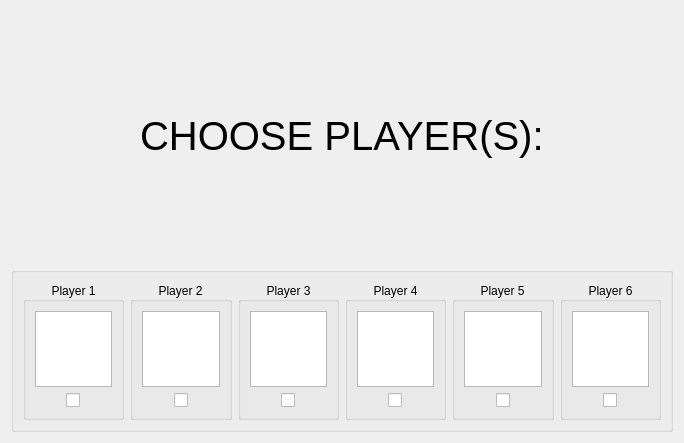
<?xml version="1.0" encoding="UTF-8"?>
<ui version="4.0">
 <class>PlayerSelectionWindow</class>
 <widget class="QDialog" name="PlayerSelectionWindow">
  <property name="geometry">
   <rect>
    <x>0</x>
    <y>0</y>
    <width>684</width>
    <height>443</height>
   </rect>
  </property>
  <property name="palette">
   <palette>
    <active>
     <colorrole role="Button">
      <brush brushstyle="SolidPattern">
       <color alpha="255">
        <red>232</red>
        <green>232</green>
        <blue>232</blue>
       </color>
      </brush>
     </colorrole>
     <colorrole role="Dark">
      <brush brushstyle="SolidPattern">
       <color alpha="255">
        <red>103</red>
        <green>103</green>
        <blue>103</blue>
       </color>
      </brush>
     </colorrole>
     <colorrole role="Mid">
      <brush brushstyle="SolidPattern">
       <color alpha="255">
        <red>0</red>
        <green>0</green>
        <blue>0</blue>
       </color>
      </brush>
     </colorrole>
     <colorrole role="Shadow">
      <brush brushstyle="SolidPattern">
       <color alpha="255">
        <red>86</red>
        <green>86</green>
        <blue>86</blue>
       </color>
      </brush>
     </colorrole>
     <colorrole role="AlternateBase">
      <brush brushstyle="SolidPattern">
       <color alpha="255">
        <red>216</red>
        <green>214</green>
        <blue>210</blue>
       </color>
      </brush>
     </colorrole>
    </active>
    <inactive>
     <colorrole role="Button">
      <brush brushstyle="SolidPattern">
       <color alpha="255">
        <red>240</red>
        <green>240</green>
        <blue>240</blue>
       </color>
      </brush>
     </colorrole>
     <colorrole role="Dark">
      <brush brushstyle="SolidPattern">
       <color alpha="255">
        <red>160</red>
        <green>160</green>
        <blue>160</blue>
       </color>
      </brush>
     </colorrole>
     <colorrole role="Mid">
      <brush brushstyle="SolidPattern">
       <color alpha="255">
        <red>160</red>
        <green>160</green>
        <blue>160</blue>
       </color>
      </brush>
     </colorrole>
     <colorrole role="Shadow">
      <brush brushstyle="SolidPattern">
       <color alpha="255">
        <red>105</red>
        <green>105</green>
        <blue>105</blue>
       </color>
      </brush>
     </colorrole>
     <colorrole role="AlternateBase">
      <brush brushstyle="SolidPattern">
       <color alpha="255">
        <red>233</red>
        <green>231</green>
        <blue>227</blue>
       </color>
      </brush>
     </colorrole>
    </inactive>
    <disabled>
     <colorrole role="Button">
      <brush brushstyle="SolidPattern">
       <color alpha="255">
        <red>232</red>
        <green>232</green>
        <blue>232</blue>
       </color>
      </brush>
     </colorrole>
     <colorrole role="Dark">
      <brush brushstyle="SolidPattern">
       <color alpha="255">
        <red>103</red>
        <green>103</green>
        <blue>103</blue>
       </color>
      </brush>
     </colorrole>
     <colorrole role="Mid">
      <brush brushstyle="SolidPattern">
       <color alpha="255">
        <red>0</red>
        <green>0</green>
        <blue>0</blue>
       </color>
      </brush>
     </colorrole>
     <colorrole role="Shadow">
      <brush brushstyle="SolidPattern">
       <color alpha="255">
        <red>0</red>
        <green>0</green>
        <blue>0</blue>
       </color>
      </brush>
     </colorrole>
     <colorrole role="AlternateBase">
      <brush brushstyle="SolidPattern">
       <color alpha="255">
        <red>247</red>
        <green>247</green>
        <blue>247</blue>
       </color>
      </brush>
     </colorrole>
    </disabled>
   </palette>
  </property>
  <property name="windowTitle">
   <string>Dialog</string>
  </property>
  <layout class="QGridLayout" name="gridLayout">
   <item row="0" column="0" alignment="Qt::AlignHCenter">
    <widget class="QLabel" name="label">
     <property name="minimumSize">
      <size>
       <width>0</width>
       <height>250</height>
      </size>
     </property>
     <property name="font">
      <font>
       <pointsize>30</pointsize>
      </font>
     </property>
     <property name="text">
      <string>CHOOSE PLAYER(S):</string>
     </property>
    </widget>
   </item>
   <item row="1" column="0">
    <widget class="QGroupBox" name="groupBox">
     <property name="title">
      <string/>
     </property>
     <layout class="QHBoxLayout" name="horizontalLayout">
      <item alignment="Qt::AlignHCenter|Qt::AlignVCenter">
       <widget class="QGroupBox" name="player1Box">
        <property name="title">
         <string>Player 1</string>
        </property>
        <property name="alignment">
         <set>Qt::AlignCenter</set>
        </property>
        <layout class="QVBoxLayout" name="verticalLayout_2">
         <item>
          <widget class="QGraphicsView" name="Player1_view">
           <property name="sizePolicy">
            <sizepolicy hsizetype="Minimum" vsizetype="Minimum">
             <horstretch>0</horstretch>
             <verstretch>0</verstretch>
            </sizepolicy>
           </property>
           <property name="minimumSize">
            <size>
             <width>50</width>
             <height>50</height>
            </size>
           </property>
           <property name="palette">
            <palette>
             <active>
              <colorrole role="Mid">
               <brush brushstyle="SolidPattern">
                <color alpha="255">
                 <red>255</red>
                 <green>255</green>
                 <blue>255</blue>
                </color>
               </brush>
              </colorrole>
             </active>
             <inactive>
              <colorrole role="Mid">
               <brush brushstyle="SolidPattern">
                <color alpha="255">
                 <red>160</red>
                 <green>160</green>
                 <blue>160</blue>
                </color>
               </brush>
              </colorrole>
             </inactive>
             <disabled>
              <colorrole role="Mid">
               <brush brushstyle="SolidPattern">
                <color alpha="255">
                 <red>255</red>
                 <green>255</green>
                 <blue>255</blue>
                </color>
               </brush>
              </colorrole>
             </disabled>
            </palette>
           </property>
           <property name="verticalScrollBarPolicy">
            <enum>Qt::ScrollBarAlwaysOff</enum>
           </property>
           <property name="horizontalScrollBarPolicy">
            <enum>Qt::ScrollBarAlwaysOff</enum>
           </property>
          </widget>
         </item>
         <item alignment="Qt::AlignHCenter">
          <widget class="QCheckBox" name="Player1_button">
           <property name="text">
            <string/>
           </property>
          </widget>
         </item>
        </layout>
       </widget>
      </item>
      <item alignment="Qt::AlignHCenter|Qt::AlignVCenter">
       <widget class="QGroupBox" name="player2Box">
        <property name="title">
         <string>Player 2</string>
        </property>
        <property name="alignment">
         <set>Qt::AlignCenter</set>
        </property>
        <layout class="QVBoxLayout" name="verticalLayout_3">
         <item>
          <widget class="QGraphicsView" name="Player2_view">
           <property name="sizePolicy">
            <sizepolicy hsizetype="Minimum" vsizetype="Minimum">
             <horstretch>0</horstretch>
             <verstretch>0</verstretch>
            </sizepolicy>
           </property>
           <property name="minimumSize">
            <size>
             <width>50</width>
             <height>50</height>
            </size>
           </property>
           <property name="palette">
            <palette>
             <active>
              <colorrole role="Mid">
               <brush brushstyle="SolidPattern">
                <color alpha="255">
                 <red>255</red>
                 <green>255</green>
                 <blue>255</blue>
                </color>
               </brush>
              </colorrole>
             </active>
             <inactive>
              <colorrole role="Mid">
               <brush brushstyle="SolidPattern">
                <color alpha="255">
                 <red>160</red>
                 <green>160</green>
                 <blue>160</blue>
                </color>
               </brush>
              </colorrole>
             </inactive>
             <disabled>
              <colorrole role="Mid">
               <brush brushstyle="SolidPattern">
                <color alpha="255">
                 <red>255</red>
                 <green>255</green>
                 <blue>255</blue>
                </color>
               </brush>
              </colorrole>
             </disabled>
            </palette>
           </property>
           <property name="verticalScrollBarPolicy">
            <enum>Qt::ScrollBarAlwaysOff</enum>
           </property>
           <property name="horizontalScrollBarPolicy">
            <enum>Qt::ScrollBarAlwaysOff</enum>
           </property>
          </widget>
         </item>
         <item alignment="Qt::AlignHCenter">
          <widget class="QCheckBox" name="Player2_button">
           <property name="text">
            <string/>
           </property>
          </widget>
         </item>
        </layout>
       </widget>
      </item>
      <item alignment="Qt::AlignHCenter|Qt::AlignVCenter">
       <widget class="QGroupBox" name="player3Box">
        <property name="title">
         <string>Player 3</string>
        </property>
        <property name="alignment">
         <set>Qt::AlignCenter</set>
        </property>
        <layout class="QVBoxLayout" name="verticalLayout_4">
         <item>
          <widget class="QGraphicsView" name="Player3_view">
           <property name="palette">
            <palette>
             <active>
              <colorrole role="Mid">
               <brush brushstyle="SolidPattern">
                <color alpha="255">
                 <red>255</red>
                 <green>255</green>
                 <blue>255</blue>
                </color>
               </brush>
              </colorrole>
             </active>
             <inactive>
              <colorrole role="Mid">
               <brush brushstyle="SolidPattern">
                <color alpha="255">
                 <red>160</red>
                 <green>160</green>
                 <blue>160</blue>
                </color>
               </brush>
              </colorrole>
             </inactive>
             <disabled>
              <colorrole role="Mid">
               <brush brushstyle="SolidPattern">
                <color alpha="255">
                 <red>255</red>
                 <green>255</green>
                 <blue>255</blue>
                </color>
               </brush>
              </colorrole>
             </disabled>
            </palette>
           </property>
           <property name="verticalScrollBarPolicy">
            <enum>Qt::ScrollBarAlwaysOff</enum>
           </property>
           <property name="horizontalScrollBarPolicy">
            <enum>Qt::ScrollBarAlwaysOff</enum>
           </property>
          </widget>
         </item>
         <item alignment="Qt::AlignHCenter">
          <widget class="QCheckBox" name="Player3_button">
           <property name="text">
            <string/>
           </property>
          </widget>
         </item>
        </layout>
       </widget>
      </item>
      <item alignment="Qt::AlignHCenter|Qt::AlignVCenter">
       <widget class="QGroupBox" name="player4Box">
        <property name="title">
         <string>Player 4</string>
        </property>
        <property name="alignment">
         <set>Qt::AlignCenter</set>
        </property>
        <layout class="QVBoxLayout" name="verticalLayout_5">
         <item>
          <widget class="QGraphicsView" name="Player4_view">
           <property name="palette">
            <palette>
             <active>
              <colorrole role="Mid">
               <brush brushstyle="SolidPattern">
                <color alpha="255">
                 <red>255</red>
                 <green>255</green>
                 <blue>255</blue>
                </color>
               </brush>
              </colorrole>
             </active>
             <inactive>
              <colorrole role="Mid">
               <brush brushstyle="SolidPattern">
                <color alpha="255">
                 <red>160</red>
                 <green>160</green>
                 <blue>160</blue>
                </color>
               </brush>
              </colorrole>
             </inactive>
             <disabled>
              <colorrole role="Mid">
               <brush brushstyle="SolidPattern">
                <color alpha="255">
                 <red>255</red>
                 <green>255</green>
                 <blue>255</blue>
                </color>
               </brush>
              </colorrole>
             </disabled>
            </palette>
           </property>
           <property name="verticalScrollBarPolicy">
            <enum>Qt::ScrollBarAlwaysOff</enum>
           </property>
           <property name="horizontalScrollBarPolicy">
            <enum>Qt::ScrollBarAlwaysOff</enum>
           </property>
          </widget>
         </item>
         <item alignment="Qt::AlignHCenter">
          <widget class="QCheckBox" name="Player4_button">
           <property name="text">
            <string/>
           </property>
          </widget>
         </item>
        </layout>
       </widget>
      </item>
      <item alignment="Qt::AlignHCenter|Qt::AlignVCenter">
       <widget class="QGroupBox" name="player5Box">
        <property name="title">
         <string>Player 5</string>
        </property>
        <property name="alignment">
         <set>Qt::AlignCenter</set>
        </property>
        <layout class="QVBoxLayout" name="verticalLayout_6">
         <item>
          <widget class="QGraphicsView" name="Player5_view">
           <property name="palette">
            <palette>
             <active>
              <colorrole role="Mid">
               <brush brushstyle="SolidPattern">
                <color alpha="255">
                 <red>255</red>
                 <green>255</green>
                 <blue>255</blue>
                </color>
               </brush>
              </colorrole>
             </active>
             <inactive>
              <colorrole role="Mid">
               <brush brushstyle="SolidPattern">
                <color alpha="255">
                 <red>160</red>
                 <green>160</green>
                 <blue>160</blue>
                </color>
               </brush>
              </colorrole>
             </inactive>
             <disabled>
              <colorrole role="Mid">
               <brush brushstyle="SolidPattern">
                <color alpha="255">
                 <red>255</red>
                 <green>255</green>
                 <blue>255</blue>
                </color>
               </brush>
              </colorrole>
             </disabled>
            </palette>
           </property>
           <property name="verticalScrollBarPolicy">
            <enum>Qt::ScrollBarAlwaysOff</enum>
           </property>
           <property name="horizontalScrollBarPolicy">
            <enum>Qt::ScrollBarAlwaysOff</enum>
           </property>
          </widget>
         </item>
         <item alignment="Qt::AlignHCenter">
          <widget class="QCheckBox" name="Player5_button">
           <property name="styleSheet">
            <string notr="true">alternate-background-color: rgb(143, 143, 143);</string>
           </property>
           <property name="text">
            <string/>
           </property>
          </widget>
         </item>
        </layout>
       </widget>
      </item>
      <item alignment="Qt::AlignHCenter|Qt::AlignVCenter">
       <widget class="QGroupBox" name="player6Box">
        <property name="title">
         <string>Player 6</string>
        </property>
        <property name="alignment">
         <set>Qt::AlignCenter</set>
        </property>
        <layout class="QVBoxLayout" name="verticalLayout_7">
         <item>
          <widget class="QGraphicsView" name="Player6_view">
           <property name="palette">
            <palette>
             <active>
              <colorrole role="Mid">
               <brush brushstyle="SolidPattern">
                <color alpha="255">
                 <red>255</red>
                 <green>255</green>
                 <blue>255</blue>
                </color>
               </brush>
              </colorrole>
             </active>
             <inactive>
              <colorrole role="Mid">
               <brush brushstyle="SolidPattern">
                <color alpha="255">
                 <red>160</red>
                 <green>160</green>
                 <blue>160</blue>
                </color>
               </brush>
              </colorrole>
             </inactive>
             <disabled>
              <colorrole role="Mid">
               <brush brushstyle="SolidPattern">
                <color alpha="255">
                 <red>255</red>
                 <green>255</green>
                 <blue>255</blue>
                </color>
               </brush>
              </colorrole>
             </disabled>
            </palette>
           </property>
           <property name="verticalScrollBarPolicy">
            <enum>Qt::ScrollBarAlwaysOff</enum>
           </property>
           <property name="horizontalScrollBarPolicy">
            <enum>Qt::ScrollBarAlwaysOff</enum>
           </property>
          </widget>
         </item>
         <item alignment="Qt::AlignHCenter">
          <widget class="QCheckBox" name="Player6_button">
           <property name="minimumSize">
            <size>
             <width>0</width>
             <height>0</height>
            </size>
           </property>
           <property name="layoutDirection">
            <enum>Qt::LeftToRight</enum>
           </property>
           <property name="autoFillBackground">
            <bool>false</bool>
           </property>
           <property name="styleSheet">
            <string notr="true"/>
           </property>
           <property name="text">
            <string/>
           </property>
          </widget>
         </item>
        </layout>
       </widget>
      </item>
     </layout>
    </widget>
   </item>
  </layout>
 </widget>
 <resources/>
 <connections/>
</ui>
